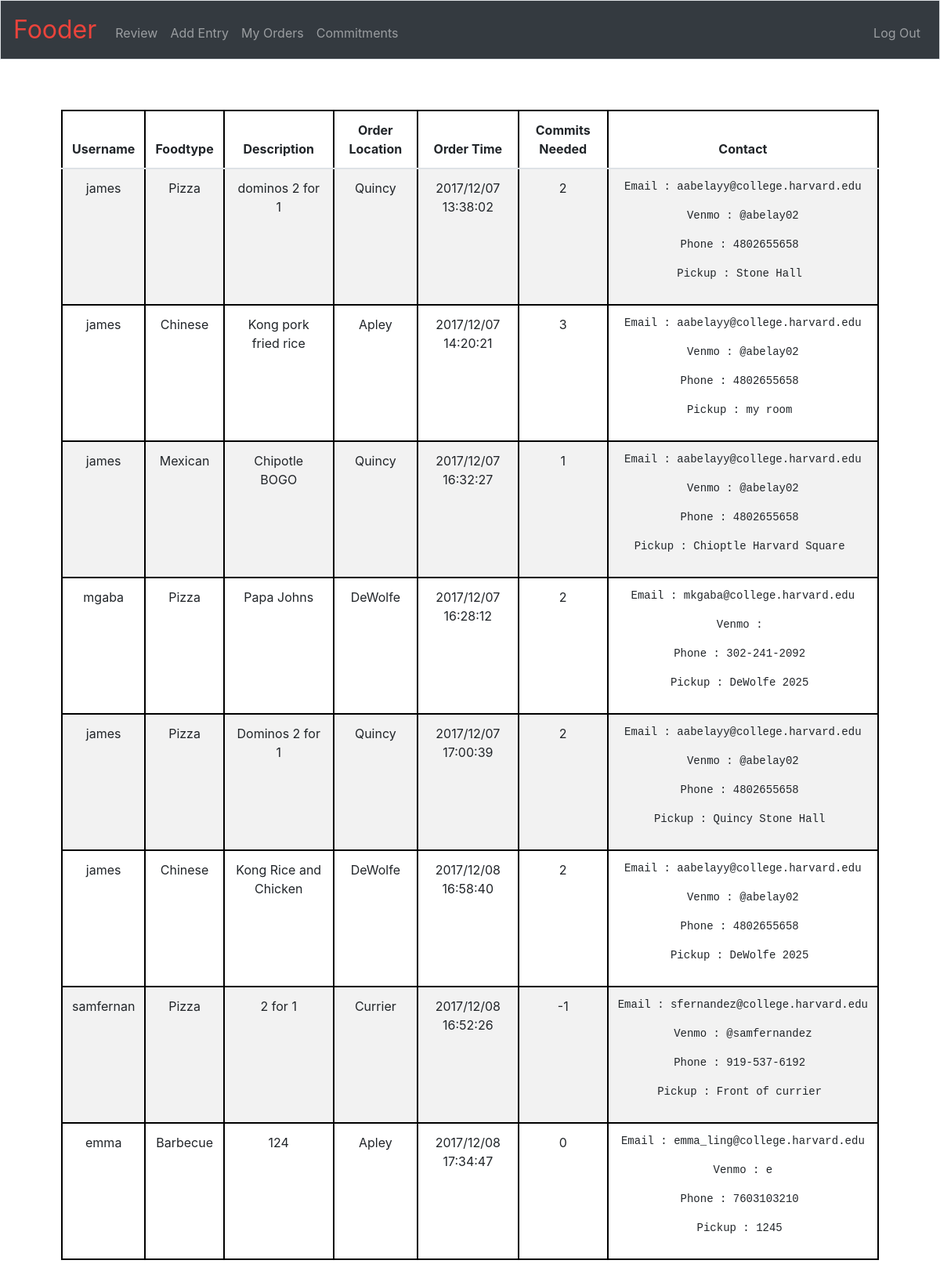
/commitments (signed in), run on the app's committed database.
### tables this page shows
CREATE TABLE 'commits' ('userid' INTEGER, 'orderid' INTEGER);

CREATE TABLE 'users' ('userid' INTEGER PRIMARY KEY AUTOINCREMENT NOT NULL, 'username' TEXT NOT NULL, 'hash' TEXT NOT NULL, 'email' TEXT, 'venmo' TEXT, 'firstname' TEXT, 'lastname' TEXT, 'phone' TEXT, 'confirmed' INTEGER DEFAULT 0,'confcode' TEXT,'rating' INTEGER DEFAULT 5,'counter' INTEGER DEFAULT 1);

CREATE TABLE 'orders' ('userid' INTEGER, 'orderid' INTEGER PRIMARY KEY AUTOINCREMENT NOT NULL, 'geolocation' TEXT, 'description' TEXT, 'link' TEXT, 'piclocation' INTEGER,'datetime' INTEGER, 'commits' INTEGER, 'foodtype' TEXT, 'unixtime' INTEGER);

### application.py (the view)
@app.route("/commitments", methods=["GET", "POST"])
@login_required
def commitments():
    rows = db.execute("SELECT * FROM users WHERE userid=:userid", userid=session["user_id"])
    confirmation = rows[0]["confirmed"]
    if confirmation == 0:
        return redirect("/confirm")
    orders = db.execute("Select orderid from commits Where userid=:userid",userid = session["user_id"] )
    for order in orders:
        order["username"] = db.execute("Select username From info Where orderid=:orderid", orderid=order["orderid"])[0]["username"]
        order["foodtype"] = db.execute("Select foodtype From info Where orderid=:orderid", orderid=order["orderid"])[0]["foodtype"]
        order["description"] = db.execute("Select description From info Where orderid=:orderid", orderid=order["orderid"])[0]["description"]
        order["location"] = db.execute("Select geolocation From info Where orderid=:orderid", orderid=order["orderid"])[0]["geolocation"]
        order["piclocation"] = db.execute("Select piclocation From info Where orderid=:orderid", orderid=order["orderid"])[0]["piclocation"]
        order["time"] = db.execute("Select datetime From info Where orderid=:orderid", orderid=order["orderid"])[0]["datetime"]
        order["email"] = db.execute("SELECT users.email FROM users INNER JOIN info ON users.username = info.username WHERE info.orderid=:orderid", orderid=order["orderid"])[0]["email"]
        order["venmo"] = db.execute("SELECT users.venmo FROM users INNER JOIN info ON users.username = info.username WHERE info.orderid=:orderid", orderid=order["orderid"])[0]["venmo"]
        order["phone"] = db.execute("SELECT users.phone FROM users INNER JOIN info ON users.username = info.username WHERE info.orderid=:orderid", orderid=order["orderid"])[0]["phone"]
        order["commits"] = db.execute("SELECT commits FROM info WHERE orderid=:orderid", orderid=order["orderid"])[0]["commits"]
    return render_template("commitments.html", orders=orders)

### application.py (called while the page is built)
@app.after_request
def after_request(response):
    response.headers["Cache-Control"] = "no-cache, no-store, must-revalidate"
    response.headers["Expires"] = 0
    response.headers["Pragma"] = "no-cache"
    return response

### helpers.py (called while the page is built)
def login_required(f):
    @wraps(f)
    def decorated_function(*args, **kwargs):
        if session.get("user_id") is None:
            return redirect("/login")
        return f(*args, **kwargs)
    return decorated_function

### templates/commitments.html (shortened to what this page needs)
{% extends "layout.html" %}
{% block main %}
    <table class="table table-striped">
        <thead>
            <tr>
                <th>Username</th>
                <th>Foodtype</th>
                <th>Description</th>
                <th>Order Location</th>
                <th>Order Time</th>
                <th>Commits Needed</th>
                <th>Contact</th>
            </tr>
        </thead>
        <tbody>
                {% for order in orders %}
                <p>
                <tr>
                    <td> {{order.username}} </td>
                    <td> {{order.foodtype}} </td>
                    <td> {{order.description}} </td>
                    <td> {{order.location}} </td>
                    <td> {{order.time}}</td>
                    <td> {{order.commits}} </td>
                    <td>
                       <pre>Email : {{order.email}}</pre>
                       <pre>Venmo : {{order.venmo}}</pre>
                       <pre>Phone : {{order.phone}} </pre>
                       <pre>Pickup : {{order.piclocation}} </pre>
                       </td>
                </tr>
                </p>
                {% endfor %}
        </tbody>
    </table>
{% endblock %}

### templates/commitments.html (style rules this page uses)
table, th, td { border: 2px solid black; border-collapse: collapse; }

### data on the page
commits: username "james", foodtype "Pizza", description "dominos 2 for 1", location "Quincy", time "2017/12/07 13:38:02", commits "2", email "aabelayy@college.harvard.edu", venmo "@abelay02", phone "4802655658", piclocation "Stone Hall"
commits: username "james", foodtype "Chinese", description "Kong pork fried rice", location "Apley", time "2017/12/07 14:20:21", commits "3", email "aabelayy@college.harvard.edu", venmo "@abelay02", phone "4802655658", piclocation "my room"
commits: username "james", foodtype "Mexican", description "Chipotle BOGO", location "Quincy", time "2017/12/07 16:32:27", commits "1", email "aabelayy@college.harvard.edu", venmo "@abelay02", phone "4802655658", piclocation "Chioptle Harvard Square"
commits: username "mgaba", foodtype "Pizza", description "Papa Johns", location "DeWolfe", time "2017/12/07 16:28:12", commits "2", email "mkgaba@college.harvard.edu", phone "302-241-2092", piclocation "DeWolfe 2025"
commits: username "james", foodtype "Pizza", description "Dominos 2 for 1", location "Quincy", time "2017/12/07 17:00:39", commits "2", email "aabelayy@college.harvard.edu", venmo "@abelay02", phone "4802655658", piclocation "Quincy Stone Hall"
commits: username "james", foodtype "Chinese", description "Kong Rice and Chicken", location "DeWolfe", time "2017/12/08 16:58:40", commits "2", email "aabelayy@college.harvard.edu", venmo "@abelay02", phone "4802655658", piclocation "DeWolfe 2025"
commits: username "samfernan", foodtype "Pizza", description "2 for 1", location "Currier", time "2017/12/08 16:52:26", commits "-1", email "sfernandez@college.harvard.edu", venmo "@samfernandez", phone "919-537-6192", piclocation "Front of currier"
commits: username "emma", foodtype "Barbecue", description "124", location "Apley", time "2017/12/08 17:34:47", commits "0", email "emma_ling@college.harvard.edu", venmo "e", phone "7603103210", piclocation "1245"
